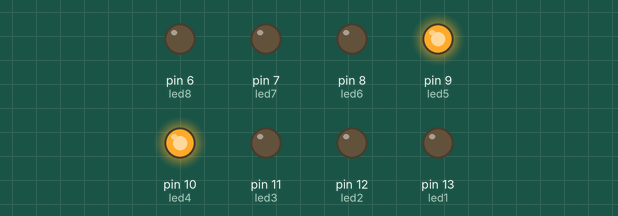
Simulated run of this sketch. Board: Arduino Uno, built with avr-gcc and run on an emulated ATmega328P. On the bench: output pins drawn as LEDs (lit = HIGH).

Above: at 0.2 s.
At 1.2 s:
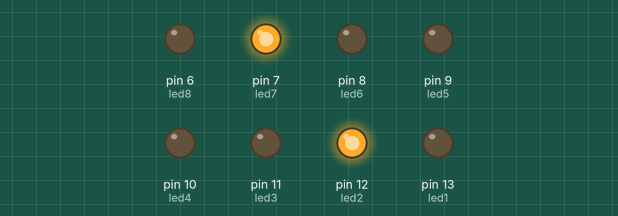
At 2.0 s:
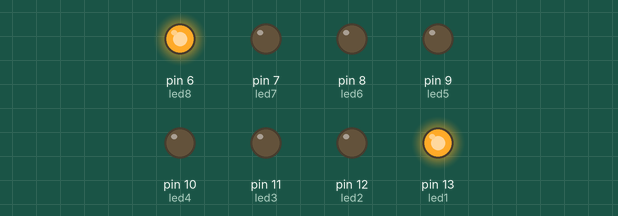
At 4.7 s:
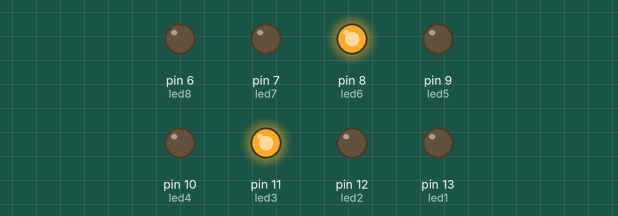
Timing chart, 0 to 5.2 s (numbered marks = the images above):
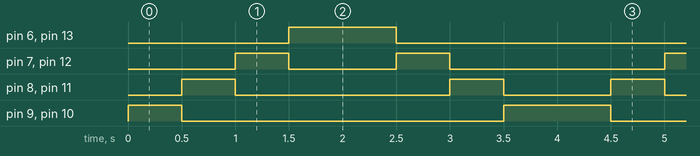

Measured:
- by itself, pin 6 (led8), pin 13 (led1): alternates HIGH for 1.0 s and LOW for 3.0 s
- by itself, pin 7 (led7), pin 12 (led2): repeats every 4.0 s: LOW 1.0 s, HIGH 0.50 s, LOW 2.0 s, HIGH 0.50 s
- by itself, pin 8 (led6), pin 11 (led3): repeats every 4.0 s: LOW 2.0 s, HIGH 0.50 s, LOW 1.0 s, HIGH 0.50 s
- by itself, pin 9 (led5), pin 10 (led4): repeats every 4.0 s: LOW 3.0 s, HIGH 1.0 s

The sketch:

code-1.ino
```cpp
int led1=13;
int led2=12;
int led3=11;
int led4=10;
int led5=9;
int led6=8;
int led7=7;
int led8=6;
void setup()
{
  pinMode(led1,OUTPUT);
  pinMode(led2,OUTPUT);
  pinMode(led3,OUTPUT);
  pinMode(led4,OUTPUT);
  pinMode(led5,OUTPUT);
  pinMode(led6,OUTPUT);
  pinMode(led7,OUTPUT);
  pinMode(led8,OUTPUT);
}
void loop()
{
  while(true)
  {
    //In to Out
  digitalWrite(led1,LOW);
  digitalWrite(led2,LOW);
  digitalWrite(led3,LOW);
  digitalWrite(led6,LOW);
  digitalWrite(led7,LOW);
  digitalWrite(led8,LOW);
  digitalWrite(led4,HIGH);
  digitalWrite(led5,HIGH);
  delay(500);
  digitalWrite(led1,LOW);
  digitalWrite(led2,LOW);
  digitalWrite(led4,LOW);
  digitalWrite(led5,LOW);
  digitalWrite(led7,LOW);
  digitalWrite(led8,LOW);
  digitalWrite(led3,HIGH);
  digitalWrite(led6,HIGH);
  delay(500);
  digitalWrite(led1,LOW);
  digitalWrite(led3,LOW);
  digitalWrite(led4,LOW);
  digitalWrite(led5,LOW);
  digitalWrite(led6,LOW);
  digitalWrite(led8,LOW);
  digitalWrite(led2,HIGH);
  digitalWrite(led7,HIGH);
  delay(500);
   digitalWrite(led6,LOW);
  digitalWrite(led2,LOW);
  digitalWrite(led3,LOW);
  digitalWrite(led4,LOW);
  digitalWrite(led5,LOW);
  digitalWrite(led7,LOW);
  digitalWrite(led1,HIGH);
  digitalWrite(led8,HIGH);
  delay(500);
  //Out to In
   digitalWrite(led6,LOW);
  digitalWrite(led2,LOW);
  digitalWrite(led3,LOW);
  digitalWrite(led4,LOW);
  digitalWrite(led5,LOW);
  digitalWrite(led7,LOW);
  digitalWrite(led1,HIGH);
  digitalWrite(led8,HIGH);
  delay(500);
   digitalWrite(led1,LOW);
  digitalWrite(led3,LOW);
  digitalWrite(led4,LOW);
  digitalWrite(led5,LOW);
  digitalWrite(led6,LOW);
  digitalWrite(led8,LOW);
  digitalWrite(led2,HIGH);
  digitalWrite(led7,HIGH);
  delay(500);
  digitalWrite(led1,LOW);
  digitalWrite(led2,LOW);
  digitalWrite(led4,LOW);
  digitalWrite(led5,LOW);
  digitalWrite(led7,LOW);
  digitalWrite(led8,LOW);
  digitalWrite(led3,HIGH);
  digitalWrite(led6,HIGH);
  delay(500);
   digitalWrite(led1,LOW);
  digitalWrite(led2,LOW);
  digitalWrite(led3,LOW);
  digitalWrite(led6,LOW);
  digitalWrite(led7,LOW);
  digitalWrite(led8,LOW);
  digitalWrite(led4,HIGH);
  digitalWrite(led5,HIGH);
  delay(500);
}
}
```
